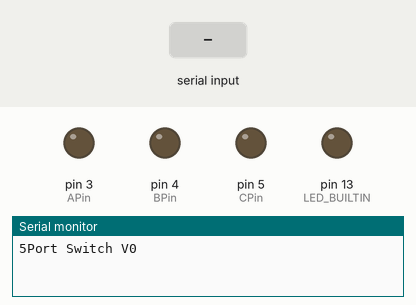
A sketch run on a simulated Arduino Uno, built with avr-gcc and run on an emulated ATmega328P. Shown: output pins drawn as LEDs (lit = HIGH), the last lines printed to the serial monitor. The test bench sets the inputs (shaded band).

Above: at 1.2 s.
1.3 s: "5\n" received over Serial
At 1.9 s:
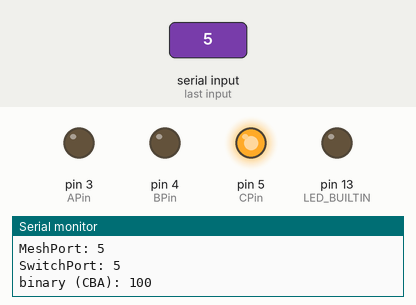
2.8 s: "90,45\n" received over Serial
Timing chart, 0 to 5.8 s (numbered marks = the images above; inputs shaded):
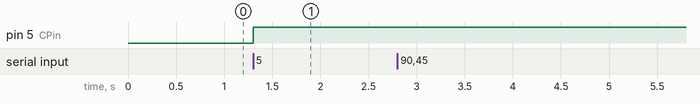

The sketch:

SwitchCode.ino
```cpp
/*
   This is the "firmware" for a SP5T RF switch.

   This code is loaded onto a Metromini MCU.  The MCU is interfaced with a
   HMC253AQS24 evaluation board using a simple breadboard.

   The HMC253AQS24 is a actually a SP8T RF Switch.  The output is selected by
   using three digital inputs (A, B, C) which specify the output port in binary.

*/

// Connections between Switch and MCU DO Pins
#define APin 3
#define BPin 4
#define CPin 5


/* In order to avoid unsightly RF cable crossings, we tweak the numbering
   slightly.  The maps below correspond to channels 1, 2, 3, 4, 5.  This
   numbering is slightly different for the input and output switches.
*/
// For Input use the line below.
// int portMap[5]  = {6, 5, 4, 3, 2};
// For Output
// int portMap[5] = {3, 4, 5, 6, 7};
int portMap[8] = {1, 2, 3, 4, 5, 6, 7, 8};

void setOutputs(int meshPort){
  // Sets the switch port.  `meshPort` expected to be in the range [1-8].
  if(meshPort<1 || meshPort>8){
    Serial.print("Meshport ");
    Serial.print(meshPort);
    Serial.println(" is not in the range [1,8].");
    Serial.println();
    return;
  }
  int switchPort = portMap[meshPort - 1];
  uint8_t n = switchPort - 1;
  uint8_t a = n%2;
  n = n/2;
  uint8_t b = n%2;
  n = n/2;
  uint8_t c = n%2;
  digitalWrite(APin, a);
  digitalWrite(BPin, b);
  digitalWrite(CPin, c);
  Serial.print("MeshPort: ");
  Serial.println(meshPort);
  Serial.print("SwitchPort: ");
  Serial.println(switchPort);
  Serial.print("binary (CBA): ");
  Serial.print(c);
  Serial.print(b);
  Serial.println(a);
  Serial.println();
}

void clearSerial(Stream &ser){
  // Cleans up the input serial buffer.
  delay(10);
  while(ser.available()){
    ser.read();
  }
}

void setup() {
  pinMode(LED_BUILTIN, OUTPUT);
  pinMode(APin, OUTPUT);
  pinMode(BPin, OUTPUT);
  pinMode(CPin, OUTPUT);
  Serial.begin(9600);                       // Communication with Computer
  Serial.println("5Port Switch V0");      // say hello
}

void loop() {
  if(Serial.available() == 0){ // Nothing to do.
    return;
  } else {
    int meshPort = Serial.parseInt();
    setOutputs(meshPort);
    clearSerial(Serial);
  }
}
```

Measured:
- after the input at 1.3 s, pin 5 (CPin): LOW → HIGH at once
